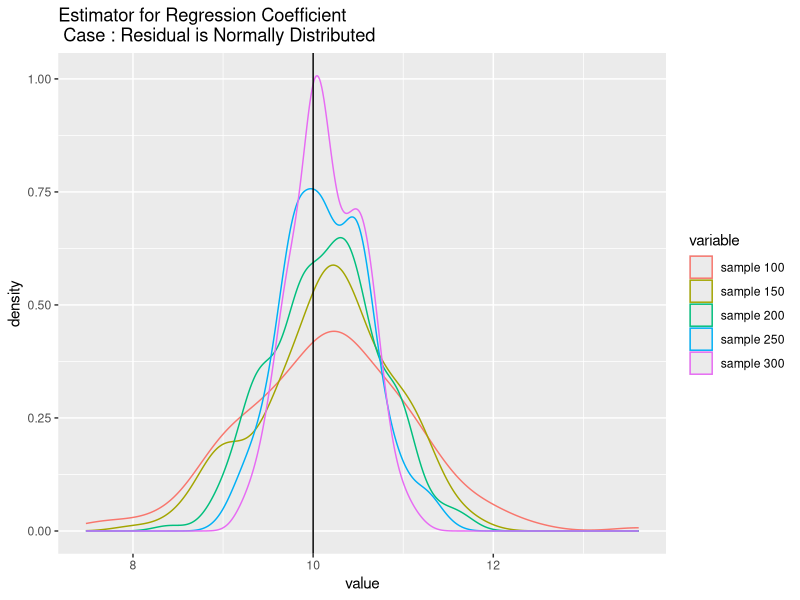
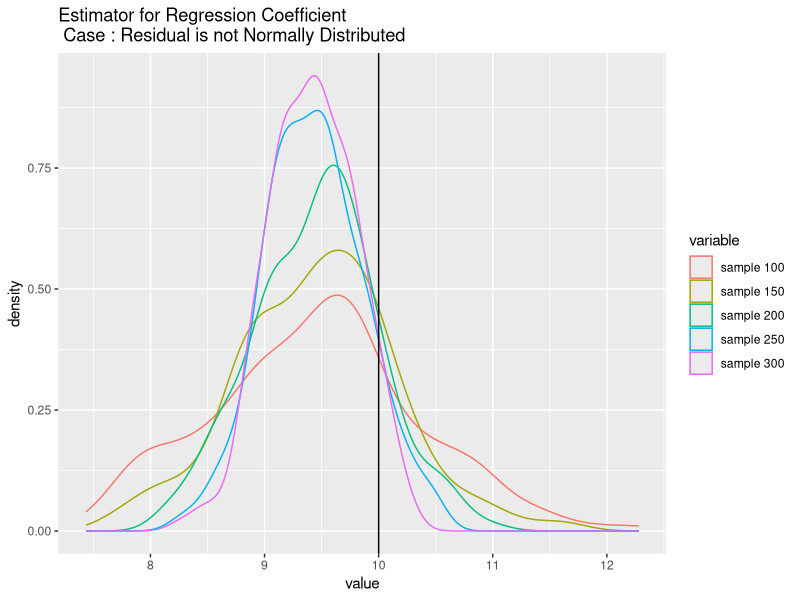

These figures' R source, in order:
## ---- chunk 1
library(dplyr)
library(reshape2)
library(ggplot2)
## ---- chunk 2
# Parameter Model
beta0 <- 3
beta1 <- 10


## Error is normally distributed
set.seed(123)
x1 <- runif(500)
e1 <- rnorm(500, 0, sqrt(10))   # normal, mean = 0, var = 10
y1 <- beta0 + beta1 * x1 + e1


## Error is not normally distributed
x2 <- runif(500)
e2 <- rchisq(500, 5) - 5     # chisq, mean = 0, var = 10
y2 <- beta0 + beta1 * x2 + e2


B <- 200 # jumlah pengulangan simulasi
## ---- chunk 3
## Estimator for Regression Coefficient beta1
est <- function(y, x, sample, B) {
  est <- NULL
  
  set.seed(123)
  
  for (i in 1:B) {
    set.seed(i)
    fit <- lm(y ~ x, data = data.frame(x, y)[sample(length(y), sample), ])
    est[i] <- fit$coefficients[2]
  }
  
  est
}
## ---- chunk 4
# Residual is normally distributed
est1 <- data.frame(index = 1:B)

for (i in seq(100, 300, 50)) {
  est_data1 <- est(y1, x1, i, B)
  est1 <- mutate(est1, !!paste("sample", i) := est_data1)
}

est.plot.1 = melt(est1, id.vars = 'index')

p1 <- ggplot(est.plot.1, aes(x = value, colour = variable)) + geom_density() + geom_vline(xintercept = beta1) + ggtitle("Estimator for Regression Coefficient\n Case : Residual is Normally Distributed")
p1
## ---- chunk 5
# Residual is not normally distributed
est2 <- data.frame(index = 1:B)

for (i in seq(100, 300, 50)) {
  est_data2 <- est(y2, x2, i, B)
  est2 <- mutate(est2, !!paste("sample", i) := est_data2)
}

est.plot.2 = melt(est2, id.vars = 'index')

p2 <- ggplot(est.plot.2, aes(x = value, colour = variable)) + geom_density() + geom_vline(xintercept = beta1) + ggtitle("Estimator for Regression Coefficient\n Case : Residual is not Normally Distributed")
p2
## ---- chunk 6
# Data is normally distributed
p1 <- c()
set.seed(123)

for (i in 1:1000) {
  grup1 <- rnorm(50, 5, 2)      # normal, mean = 5, var = 4
  grup2 <- rnorm(50, 5, 2)      # normal, mean = 5, var = 4
  grup3 <- rnorm(50, 5, 2)      # normal, mean = 5, var = 4
  
  test <- data.frame(Distribusi = c(rep("Kategori 1", 50), rep("Kategori 2", 50), rep("Kategori 3", 50)), Angka = c(grup1, grup2, grup3))
  
  p1[i] <- summary(aov(Angka~Distribusi, data = test))[[1]]$'Pr(>F)'[1]
}
## ---- chunk 7
by(test$Angka, INDICES = test$Distribusi, FUN = shapiro.test)
## ---- chunk 8
bartlett.test(Angka~Distribusi, data = test)
## ---- chunk 9
sum(p1 < 0.05)/1000 
## ---- chunk 10
# Data is not normally distributed

p2 <- c()
set.seed(123)

for (i in 1:1000) {
  grup1 <- rnorm(50, 4, sqrt(8))      # normal, mean = 4, var = 8
  grup2 <- rchisq(50, 4)              # chisq, mean = 4, var = 8
  grup3 <- rgamma(50, 2, 0.5)         # gamma, mean = 4, var = 8
  
  test <- data.frame(Distribusi = c(rep("Kategori 1", 50), rep("Kategori 2", 50), rep("Kategori 3", 50)), Angka = c(grup1, grup2, grup3))
  
  p2[i] <- summary(aov(Angka~Distribusi, data = test))[[1]]$'Pr(>F)'[1]
}
## ---- chunk 11
by(test$Angka, INDICES = test$Distribusi, FUN = shapiro.test)
## ---- chunk 12
bartlett.test(Angka~Distribusi, data = test)
## ---- chunk 13
sum(p2 < 0.05)/1000
